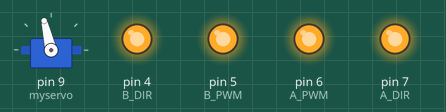
Simulated run of this sketch. Board: Arduino Uno, built with avr-gcc and run on an emulated ATmega328P. On the bench: servo, output pins drawn as LEDs (lit = HIGH).

Above: at 0.1 s.
Timing chart, 0 to 1.6 s (numbered marks = the images above):
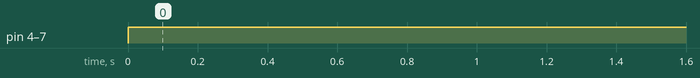

The sketch:

sketch_dec10b.ino
```cpp
#include <Servo.h>
Servo myservo;
int middle = 103; // 黑线在A2处时舵机转动角度，需自设
// A组电机驱动   // Left
int A_PWM = 6; // 控制速度
int A_DIR = 7; // 控制方向
// B组电机驱动   // Right
int B_PWM = 5; // 控制速度
int B_DIR = 4; // 控制方向

void setup() {
  myservo.attach(9);
  myservo.write(middle);
  pinMode(A_DIR, OUTPUT);
  pinMode(A_PWM, OUTPUT);
  pinMode(B_DIR, OUTPUT);
  pinMode(B_PWM, OUTPUT);
  Serial.begin(9600);
}

void loop() {
  digitalWrite(A_DIR, HIGH);
  digitalWrite(B_DIR, HIGH);
  analogWrite(A_PWM, 255);
  analogWrite(B_PWM, 255);
}
```

Measured:
- by itself, pin 4 (B_DIR), pin 5 (B_PWM), pin 6 (A_PWM), pin 7 (A_DIR): LOW → HIGH at 0.00 s
